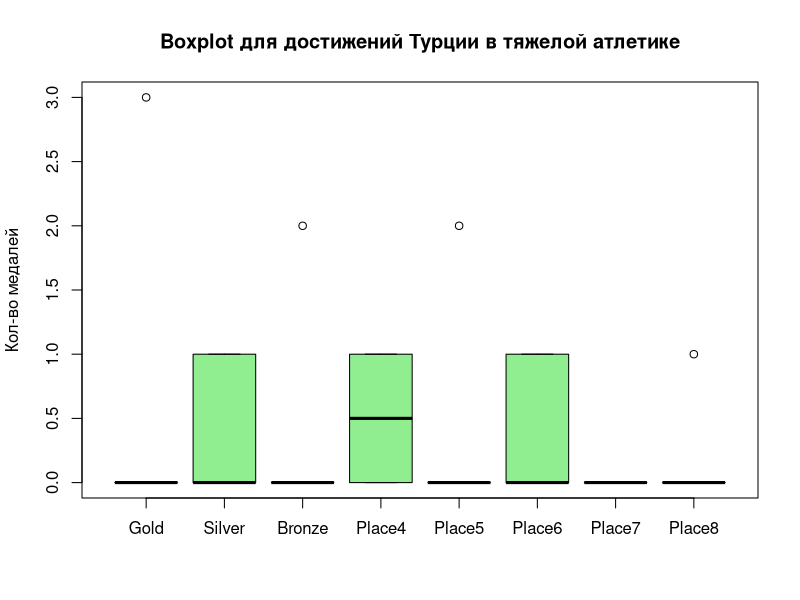
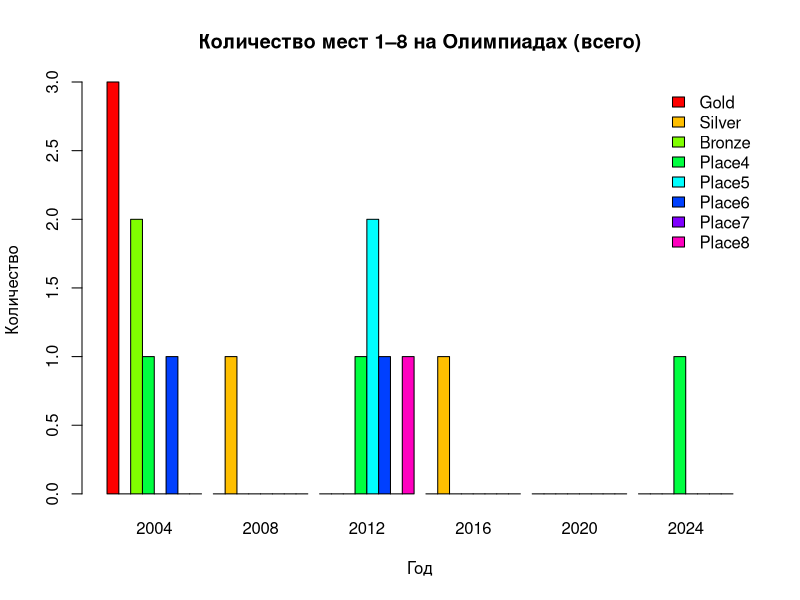
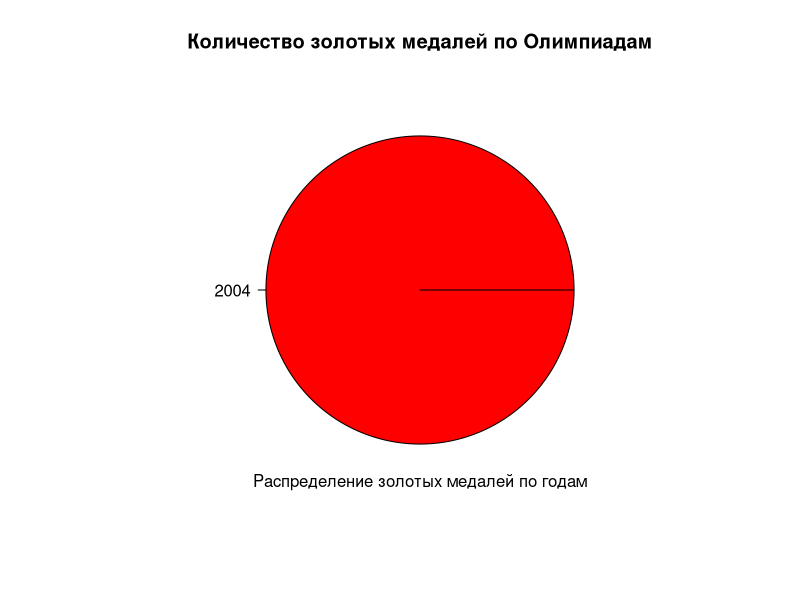
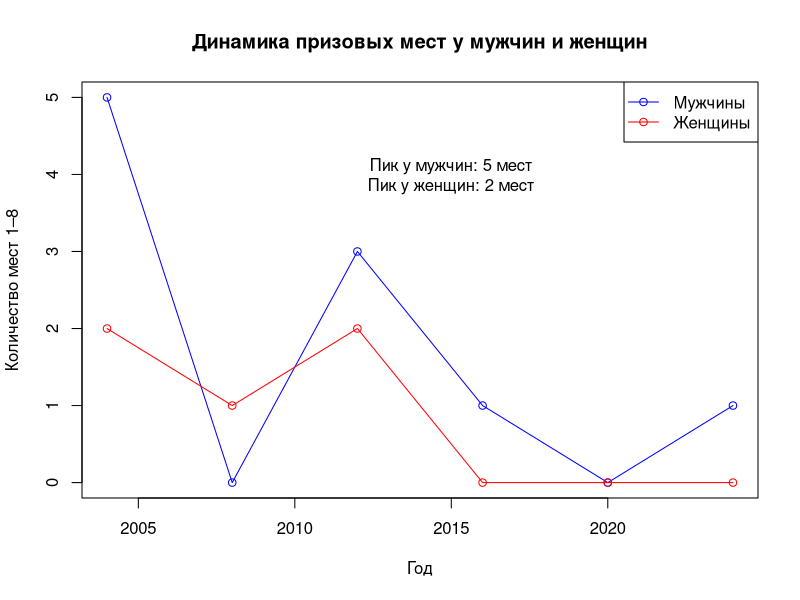
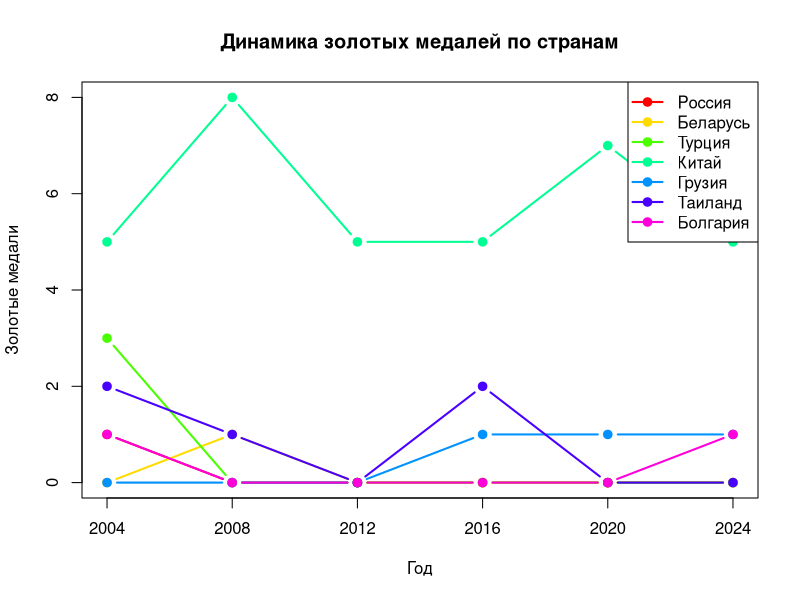
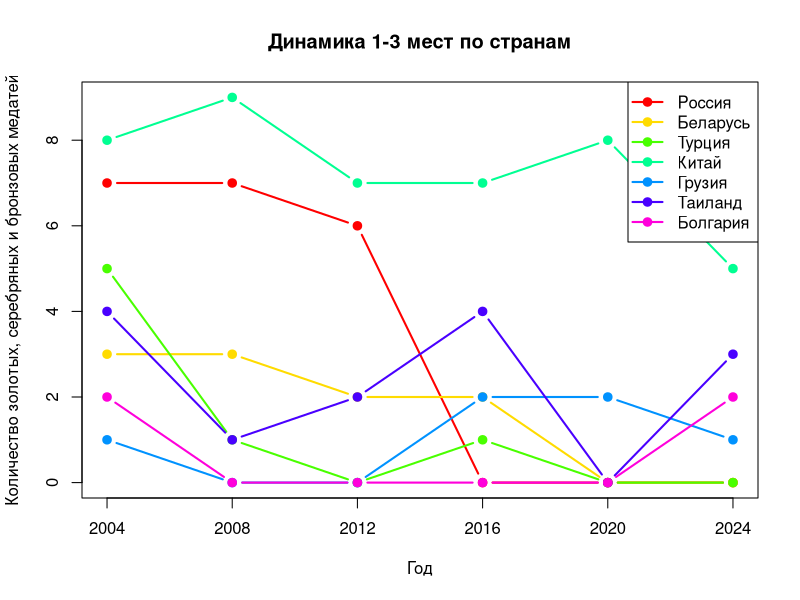
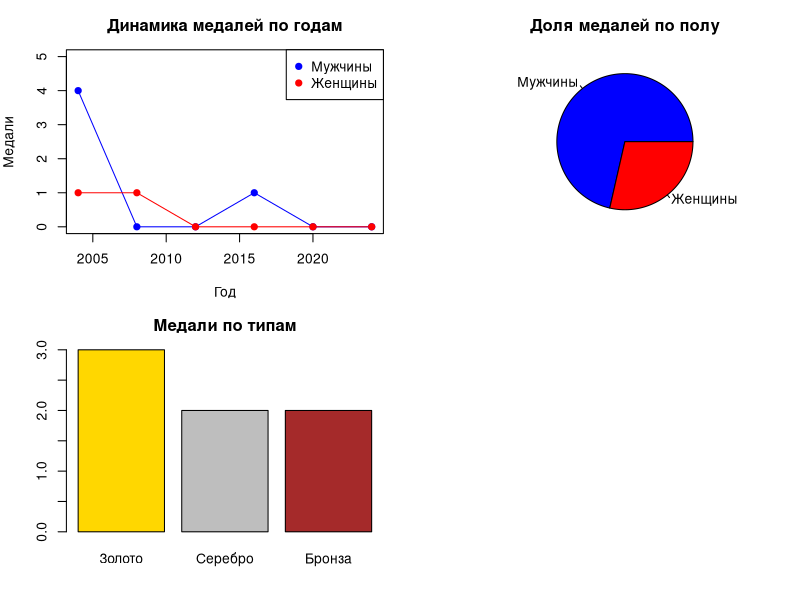
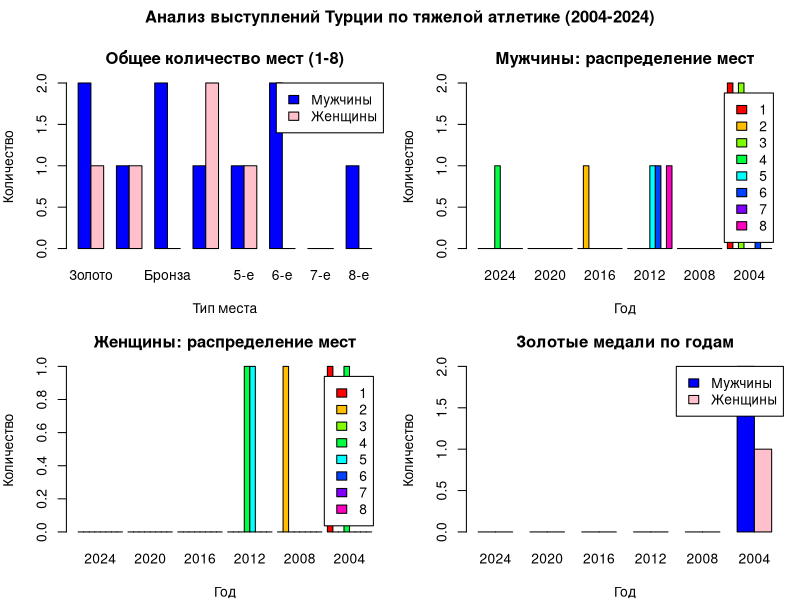

Reproduce these figures in R, in order.
library(readxl)

# 1. Загрузка и подготовка данных
gen_results <- read_excel("turk_athletics_genders.xlsx")
colnames(gen_results) <- c("Year", "Gold", "Silver", "Bronze", "Place4", "Place5", "Place6", "Place7", "Place8", "Gender")

# 2. Объединение всех призовых мест (1–8)
gen_results$Total <- rowSums(gen_results[, c("Gold", "Silver", "Bronze", "Place4", "Place5", "Place6", "Place7", "Place8")])

# 3. Общая статистика по всем местам 1–8
gen_summary <- aggregate(. ~ Year, data = gen_results[, c("Year", "Gold", "Silver", "Bronze", "Place4", "Place5", "Place6", "Place7", "Place8")], sum)
rownames(gen_summary) <- gen_summary$Year
gen_summary$Year <- NULL

# Дискриптивный анализ
gen_summary

boxplot(
  gen_summary, 
  main = "Boxplot для достижений Турции в тяжелой атлетике", 
  ylab = "Кол-во медалей", 
  col = "lightgreen"
)

calculate_mode <- function(x) {
  unique_x <- unique(x)
  unique_x[which.max(tabulate(match(x, unique_x)))]
}

mean_values <- colMeans(gen_summary)
median_values <- apply(gen_summary, 2, median)
min_values <- apply(gen_summary, 2, min)
max_values <- apply(gen_summary, 2, max)
sd_values <- apply(gen_summary, 2, sd)
mode_values <- apply(gen_summary, 2, calculate_mode)

analisys = data.frame(
  MEAN = mean_values,
  MEDIAN = median_values,
  MIN = min_values,
  MAX = max_values,
  SD = sd_values,
  MODE = mode_values
)
analisys


# 4. Столбчатая диаграмма
data_matrix <- t(as.matrix(gen_summary))
barplot(
  data_matrix,
  beside = TRUE,
  col = rainbow(nrow(data_matrix)),
  names.arg = rownames(gen_summary),
  main = "Количество мест 1–8 на Олимпиадах (всего)",
  xlab = "Год",
  ylab = "Количество",
  legend.text = rownames(data_matrix),
  args.legend = list(x = "topright", bty = "n")
)

# 5. Круговая диаграмма по золотым медалям
gold_data <- gen_summary[gen_summary$Gold > 0, ]
gold_values <- gold_data$Gold
gold_years <- rownames(gold_data)

pie(
  x = gold_values,
  labels = gold_years,
  main = "Количество золотых медалей по Олимпиадам",
  col = rainbow(length(gold_values))
)
text(
  x = 0, y = -1,
  labels = "Распределение золотых медалей по годам",
  col = "black"
)

# 6. Тренд по призовым местам 1–8 для мужчин и женщин
library(dplyr)

trend_data <- gen_results %>%
  group_by(Year, Gender) %>%
  summarise(TotalMedals = sum(Total), .groups = 'drop') %>%
  tidyr::pivot_wider(names_from = Gender, values_from = TotalMedals, values_fill = 0) %>%
  arrange(Year)

# Построение графика трендов
plot(
  trend_data$Year, trend_data$М, type = "o", col = "blue",
  ylim = c(0, max(trend_data$М, trend_data$Ж)),
  xlab = "Год", ylab = "Количество мест 1–8",
  main = "Динамика призовых мест у мужчин и женщин"
)
lines(trend_data$Year, trend_data$Ж, type = "o", col = "red")
legend("topright", legend = c("Мужчины", "Женщины"), col = c("blue", "red"), lty = 1, pch = 1)

# Подпись к пикам
text_x <- 2015
text_y <- max(trend_data$М) - 1
text(
  x = text_x,
  y = text_y,
  labels = paste0("Пик у мужчин: ", max(trend_data$М), " мест\nПик у женщин: ", max(trend_data$Ж), " мест"),
  col = "black"
)

#Спортивные достижения разных стран ЗОЛОТО
all_gold <- read.csv("all_athletics_gold.csv", row.names = 1, check.names = FALSE)
years <- as.numeric(colnames(all_gold))
medal_data <- as.matrix(all_gold)
mode(medal_data) <- "numeric"

plot(NA, 
     xlim = range(years), 
     ylim = c(0, max(medal_data, na.rm = TRUE)), 
     xlab = "Год", 
     ylab = "Золотые медали",
     main = "Динамика золотых медалей по странам",
     xaxt = "n")
axis(1, at = years)

colors <- rainbow(nrow(medal_data))
for(i in 1:nrow(medal_data)) {
  lines(years, medal_data[i,], type = "b", col = colors[i], pch = 19, lwd = 2)
}

legend("topright", 
       legend = rownames(medal_data), col = colors, pch = 19, lwd = 2)

#Спортивные достижения разных стран Золото+Серебро+Бронза
all_prize <- read.csv("all_athletics.csv", row.names = 1, check.names = FALSE)
years <- as.numeric(colnames(all_prize))
medal_data <- as.matrix(all_prize)
mode(medal_data) <- "numeric"

plot(NA, 
     xlim = range(years), 
     ylim = c(0, max(medal_data, na.rm = TRUE)), 
     xlab = "Год", 
     ylab = "Количество золотых, серебряных и бронзовых медатей",
     main = "Динамика 1-3 мест по странам",
     xaxt = "n")
axis(1, at = years)

colors <- rainbow(nrow(medal_data))
for(i in 1:nrow(medal_data)) {
  lines(years, medal_data[i,], type = "b", col = colors[i], pch = 19, lwd = 2)
}

legend("topright", 
       legend = rownames(medal_data), col = colors, pch = 19, lwd = 2)

#Динамика медалей у мужчин и женщин в тяжелой атлетике Турции
data <- read.csv("turk_athletics_genders.csv", na.strings = c("", " "))
data <- data[complete.cases(data), ]

men <- data[data$Пол == "М", ]
women <- data[data$Пол == "Ж", ]
total_men <- sum(men$Золото + men$Серебро + men$Бронза)
total_women <- sum(women$Золото + women$Серебро + women$Бронза)

par(mfrow = c(2, 2), mar = c(4, 4, 3, 1))

### 1. Линейный график (динамика по годам)
men_total <- men$Золото + men$Серебро + men$Бронза
women_total <- women$Золото + women$Серебро + women$Бронза

plot(NA, xlim = range(data$Год), ylim = c(0, max(c(men_total, women_total)) + 1),
     main = "Динамика медалей по годам", xlab = "Год", ylab = "Медали")
lines(men$Год, men_total, type = "o", col = "blue", pch = 19)
lines(women$Год, women_total, type = "o", col = "red", pch = 19)
legend("topright", legend = c("Мужчины", "Женщины"), 
       col = c("blue", "red"), pch = 19)

### 3. Круговая диаграмма (доля медалей)
pie(c(total_men, total_women), labels = c("Мужчины", "Женщины"), 
    col = c("blue", "red"), main = "Доля медалей по полу")

### 4. Столбчатая диаграмма по типам медалей
medal_types <- c(sum(data$Золото), sum(data$Серебро), sum(data$Бронза))
barplot(medal_types, names.arg = c("Золото", "Серебро", "Бронза"),
        col = c("gold", "grey", "brown"), main = "Медали по типам")

par(mfrow = c(1, 1))

men <- data[data$Пол == "М", ]
women <- data[data$Пол == "Ж", ]

create_medal_matrix <- function(gender_data) (
  matrix(
    c(gender_data$Золото, 
      gender_data$Серебро, 
      gender_data$Бронза,
      gender_data$X4,
      gender_data$X5,
      gender_data$X6,
      gender_data$X7,
      gender_data$X8),
    nrow = 8,
    byrow = TRUE,
    dimnames = list(c("Золото", "Серебро", "Бронза", "4-е", "5-е", "6-е", "7-е", "8-е"), 
                    unique(data$Год))
  )
)

men_matrix <- create_medal_matrix(men)
women_matrix <- create_medal_matrix(women)

par(mfrow = c(2, 2), mar = c(4, 4, 3, 1), oma = c(0, 0, 2, 0))
### 1. Общее количество мест (1-8) по полу
total_men <- rowSums(men_matrix)
total_women <- rowSums(women_matrix)

barplot(rbind(total_men, total_women),
        beside = TRUE,
        col = c("blue", "pink"),
        main = "Общее количество мест (1-8)",
        xlab = "Тип места",
        ylab = "Количество",
        names.arg = rownames(men_matrix),
        legend.text = c("Мужчины", "Женщины"),
        args.legend = list(x = "topright"))

### 2. Сравнение по годам (мужчины)
barplot(men_matrix,
        beside = TRUE,
        col = rainbow(8),
        main = "Мужчины: распределение мест",
        legend.text = c(1,2,3,4,5,6,7,8),
        xlab = "Год",
        ylab = "Количество")
        

### 3. Сравнение по годам (женщины)
barplot(women_matrix,
        beside = TRUE,
        col = rainbow(8),
        main = "Женщины: распределение мест",
        legend.text = c(1,2,3,4,5,6,7,8),
        xlab = "Год",
        ylab = "Количество")

### 4. Сравнение золотых медалей
gold_comparison <- rbind(men_matrix["Золото",], women_matrix["Золото",])
barplot(gold_comparison,
        beside = TRUE,
        col = c("blue", "pink"),
        main = "Золотые медали по годам",
        xlab = "Год",
        ylab = "Количество",
        legend.text = c("Мужчины", "Женщины"),
        args.legend = list(x = "topright"))

title("Анализ выступлений Турции по тяжелой атлетике (2004-2024)", outer = TRUE)

par(mfrow = c(1, 1))
